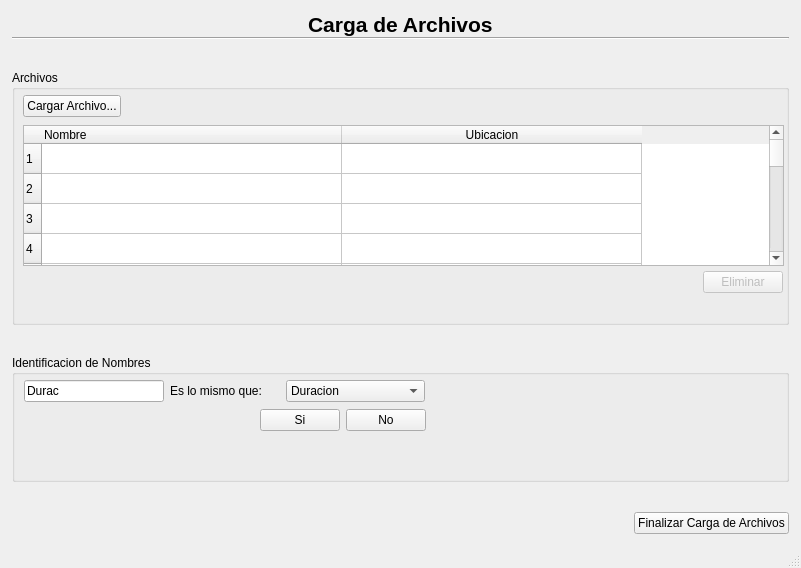
<?xml version="1.0" encoding="UTF-8"?>
<ui version="4.0">
 <class>MainWindow</class>
 <widget class="QMainWindow" name="MainWindow">
  <property name="geometry">
   <rect>
    <x>0</x>
    <y>0</y>
    <width>801</width>
    <height>568</height>
   </rect>
  </property>
  <property name="windowTitle">
   <string>MainWindow</string>
  </property>
  <widget class="QWidget" name="centralwidget">
   <layout class="QGridLayout" name="gridLayout_2">
    <item row="0" column="0">
     <layout class="QGridLayout" name="gridLayout" rowstretch="0,2,1,0" columnstretch="0" rowminimumheight="0,0,0,0">
      <property name="sizeConstraint">
       <enum>QLayout::SetDefaultConstraint</enum>
      </property>
      <property name="horizontalSpacing">
       <number>0</number>
      </property>
      <property name="verticalSpacing">
       <number>30</number>
      </property>
      <property name="margin">
       <number>3</number>
      </property>
      <item row="0" column="0">
       <layout class="QVBoxLayout" name="verticalLayout_3">
        <item>
         <layout class="QHBoxLayout" name="horizontalLayout">
          <item>
           <spacer name="horizontalSpacer">
            <property name="orientation">
             <enum>Qt::Horizontal</enum>
            </property>
            <property name="sizeHint" stdset="0">
             <size>
              <width>40</width>
              <height>20</height>
             </size>
            </property>
           </spacer>
          </item>
          <item>
           <widget class="QLabel" name="label">
            <property name="font">
             <font>
              <family>Arial</family>
              <pointsize>16</pointsize>
              <weight>75</weight>
              <bold>true</bold>
             </font>
            </property>
            <property name="text">
             <string>Carga de Archivos</string>
            </property>
           </widget>
          </item>
          <item>
           <spacer name="horizontalSpacer_2">
            <property name="orientation">
             <enum>Qt::Horizontal</enum>
            </property>
            <property name="sizeHint" stdset="0">
             <size>
              <width>40</width>
              <height>20</height>
             </size>
            </property>
           </spacer>
          </item>
         </layout>
        </item>
        <item>
         <widget class="Line" name="line">
          <property name="orientation">
           <enum>Qt::Horizontal</enum>
          </property>
         </widget>
        </item>
       </layout>
      </item>
      <item row="1" column="0">
       <widget class="QGroupBox" name="groupBox">
        <property name="title">
         <string>Archivos</string>
        </property>
        <widget class="QWidget" name="layoutWidget">
         <property name="geometry">
          <rect>
           <x>11</x>
           <y>24</y>
           <width>761</width>
           <height>25</height>
          </rect>
         </property>
         <layout class="QHBoxLayout" name="horizontalLayout_2">
          <item>
           <widget class="QPushButton" name="pushButton">
            <property name="text">
             <string>Cargar Archivo...</string>
            </property>
           </widget>
          </item>
          <item>
           <spacer name="horizontalSpacer_3">
            <property name="orientation">
             <enum>Qt::Horizontal</enum>
            </property>
            <property name="sizeHint" stdset="0">
             <size>
              <width>628</width>
              <height>20</height>
             </size>
            </property>
           </spacer>
          </item>
         </layout>
        </widget>
        <widget class="QTableWidget" name="tableWidget">
         <property name="geometry">
          <rect>
           <x>11</x>
           <y>55</y>
           <width>761</width>
           <height>141</height>
          </rect>
         </property>
         <property name="rowCount">
          <number>20</number>
         </property>
         <attribute name="horizontalHeaderDefaultSectionSize">
          <number>300</number>
         </attribute>
         <attribute name="verticalHeaderDefaultSectionSize">
          <number>30</number>
         </attribute>
         <attribute name="verticalHeaderMinimumSectionSize">
          <number>25</number>
         </attribute>
         <row/>
         <row/>
         <row/>
         <row/>
         <row/>
         <row/>
         <row/>
         <row/>
         <row/>
         <row/>
         <row/>
         <row/>
         <row/>
         <row/>
         <row/>
         <row/>
         <row/>
         <row/>
         <row/>
         <row/>
         <column>
          <property name="text">
           <string>Nombre</string>
          </property>
          <property name="textAlignment">
           <set>AlignJustify|AlignVCenter</set>
          </property>
         </column>
         <column>
          <property name="text">
           <string>Ubicacion</string>
          </property>
         </column>
         <item row="0" column="0">
          <property name="text">
           <string/>
          </property>
         </item>
        </widget>
        <widget class="QWidget" name="layoutWidget">
         <property name="geometry">
          <rect>
           <x>10</x>
           <y>200</y>
           <width>761</width>
           <height>25</height>
          </rect>
         </property>
         <layout class="QHBoxLayout" name="horizontalLayout_3">
          <item>
           <spacer name="horizontalSpacer_4">
            <property name="orientation">
             <enum>Qt::Horizontal</enum>
            </property>
            <property name="sizeHint" stdset="0">
             <size>
              <width>468</width>
              <height>20</height>
             </size>
            </property>
           </spacer>
          </item>
          <item>
           <widget class="QPushButton" name="pushButton_2">
            <property name="enabled">
             <bool>false</bool>
            </property>
            <property name="text">
             <string>Eliminar</string>
            </property>
           </widget>
          </item>
         </layout>
        </widget>
       </widget>
      </item>
      <item row="2" column="0">
       <widget class="QGroupBox" name="groupBox_2">
        <property name="title">
         <string>Identificacion de Nombres</string>
        </property>
        <widget class="QWidget" name="layoutWidget">
         <property name="geometry">
          <rect>
           <x>12</x>
           <y>53</y>
           <width>402</width>
           <height>25</height>
          </rect>
         </property>
         <layout class="QHBoxLayout" name="horizontalLayout_6">
          <item>
           <spacer name="horizontalSpacer_7">
            <property name="orientation">
             <enum>Qt::Horizontal</enum>
            </property>
            <property name="sizeHint" stdset="0">
             <size>
              <width>238</width>
              <height>20</height>
             </size>
            </property>
           </spacer>
          </item>
          <item>
           <widget class="QPushButton" name="pushButton_3">
            <property name="text">
             <string>Si</string>
            </property>
           </widget>
          </item>
          <item>
           <widget class="QPushButton" name="pushButton_4">
            <property name="text">
             <string>No</string>
            </property>
           </widget>
          </item>
         </layout>
        </widget>
        <widget class="QWidget" name="layoutWidget">
         <property name="geometry">
          <rect>
           <x>12</x>
           <y>25</y>
           <width>401</width>
           <height>22</height>
          </rect>
         </property>
         <layout class="QHBoxLayout" name="horizontalLayout_5">
          <item>
           <widget class="QLineEdit" name="lineEdit">
            <property name="sizePolicy">
             <sizepolicy hsizetype="Preferred" vsizetype="Fixed">
              <horstretch>0</horstretch>
              <verstretch>0</verstretch>
             </sizepolicy>
            </property>
            <property name="text">
             <string>Durac</string>
            </property>
            <property name="readOnly">
             <bool>true</bool>
            </property>
           </widget>
          </item>
          <item>
           <widget class="QLabel" name="label_3">
            <property name="sizePolicy">
             <sizepolicy hsizetype="Fixed" vsizetype="Preferred">
              <horstretch>0</horstretch>
              <verstretch>0</verstretch>
             </sizepolicy>
            </property>
            <property name="text">
             <string>Es lo mismo que:</string>
            </property>
           </widget>
          </item>
          <item>
           <spacer name="horizontalSpacer_6">
            <property name="orientation">
             <enum>Qt::Horizontal</enum>
            </property>
            <property name="sizeType">
             <enum>QSizePolicy::Fixed</enum>
            </property>
            <property name="sizeHint" stdset="0">
             <size>
              <width>18</width>
              <height>20</height>
             </size>
            </property>
           </spacer>
          </item>
          <item>
           <widget class="QComboBox" name="comboBox">
            <item>
             <property name="text">
              <string>Duracion</string>
             </property>
            </item>
           </widget>
          </item>
         </layout>
        </widget>
       </widget>
      </item>
      <item row="3" column="0">
       <layout class="QHBoxLayout" name="horizontalLayout_4">
        <property name="spacing">
         <number>6</number>
        </property>
        <property name="sizeConstraint">
         <enum>QLayout::SetDefaultConstraint</enum>
        </property>
        <property name="leftMargin">
         <number>0</number>
        </property>
        <property name="topMargin">
         <number>0</number>
        </property>
        <property name="rightMargin">
         <number>0</number>
        </property>
        <item>
         <spacer name="horizontalSpacer_5">
          <property name="orientation">
           <enum>Qt::Horizontal</enum>
          </property>
          <property name="sizeHint" stdset="0">
           <size>
            <width>608</width>
            <height>20</height>
           </size>
          </property>
         </spacer>
        </item>
        <item>
         <widget class="QPushButton" name="pushButton_5">
          <property name="sizePolicy">
           <sizepolicy hsizetype="Minimum" vsizetype="Preferred">
            <horstretch>0</horstretch>
            <verstretch>0</verstretch>
           </sizepolicy>
          </property>
          <property name="text">
           <string>Finalizar Carga de Archivos</string>
          </property>
         </widget>
        </item>
       </layout>
      </item>
     </layout>
    </item>
   </layout>
  </widget>
  <widget class="QMenuBar" name="menubar">
   <property name="geometry">
    <rect>
     <x>0</x>
     <y>0</y>
     <width>801</width>
     <height>21</height>
    </rect>
   </property>
  </widget>
  <widget class="QStatusBar" name="statusbar"/>
 </widget>
 <resources/>
 <connections>
  <connection>
   <sender>pushButton</sender>
   <signal>clicked()</signal>
   <receiver>MainWindow</receiver>
   <slot>cargaArchivos()</slot>
   <hints>
    <hint type="sourcelabel">
     <x>95</x>
     <y>134</y>
    </hint>
    <hint type="destinationlabel">
     <x>156</x>
     <y>87</y>
    </hint>
   </hints>
  </connection>
  <connection>
   <sender>pushButton_2</sender>
   <signal>clicked()</signal>
   <receiver>tableWidget</receiver>
   <slot>clearSelection()</slot>
   <hints>
    <hint type="sourcelabel">
     <x>728</x>
     <y>313</y>
    </hint>
    <hint type="destinationlabel">
     <x>349</x>
     <y>212</y>
    </hint>
   </hints>
  </connection>
 </connections>
 <slots>
  <slot>Dialogo1()</slot>
  <slot>cargaArchivos()</slot>
 </slots>
</ui>
